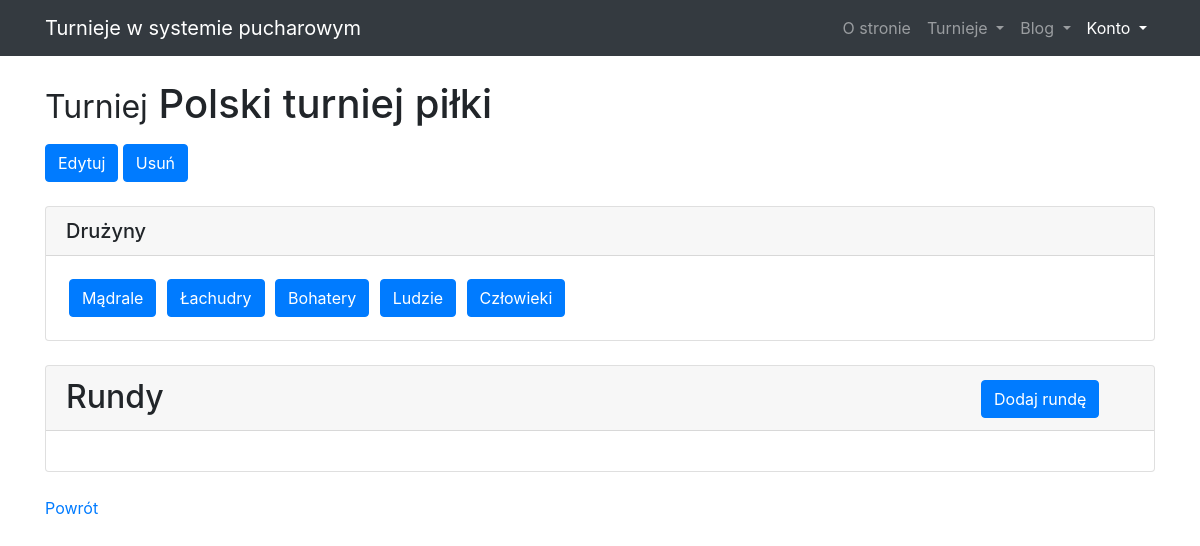
Screenshot of /tournaments/tournaments/detail/2/ with the database file from the repository.
### tournaments_app/models/tournament_model.py (models this page shows, shortened)
class Tournament(models.Model):
    id = models.AutoField(db_index=True, primary_key=True)
    name = models.CharField(max_length=20)
    start_date = models.DateField()
    end_date = models.DateField()
    max_number_of_players = models.IntegerField()
    registered_teams = models.ManyToManyField('tournaments_app.Team')
    def get_all_teams(self):
        return self.registered_teams.all()
    def get_all_rounds(self):
        return Round.objects.filter(tournament=self)

### tournaments_app/models/team_model.py (models this page shows, shortened)
class Team(models.Model):
    id = models.AutoField(db_index=True, primary_key=True)
    name = models.CharField(max_length=20)

### tournaments_app/views/tournaments_views.py (the view)
class DetailTournamentView(DetailView):
    model = Tournament

### tournaments_app/templates/tournaments_app/tournament_detail.html (shortened to what this page needs)
{% extends "tournaments_app/base.html" %}
{% block content %}
<article>
    {% if object %}
    <div>
        <h1 class="mt-4 mb-3"><small>Turniej</small> {{ object.name }}</h1>
        <a class="btn btn-primary" href="{% url 'tournament_update' object.id %}">Edytuj</a>
        <a class="btn btn-primary" href="{% url 'tournament_delete' object.id %}">Usuń</a>
        <div class="card my-4">
            <h5 class="card-header">Drużyny</h5>
            <div class="card-body">
                {% for team in object.get_all_teams %}
                <a style="margin: 3px;" class="btn btn-primary"
                    href="{% url 'team_detail' team.pk %}">{{ team.name }}</a>
                {% endfor %}
            </div>
        </div>
        <div class="card my-4">
            <h2 class="card-header">
                <div class="row">
                    <div class="col-lg-10">
                        Rundy
                    </div>
                    <div class="col-lg-1">
                        <a class="btn btn-primary" href="{% url 'round_add' %}">Dodaj rundę</a>
                    </div>
                </div>
            </h2>
            <div class="card-body">
                {% endif %}
            </div>
        </div>
        <a href="{{request.META.HTTP_REFERER}}">Powrót</a>
</article>
{% endblock content %}

### tournaments_app/static/css/modern-business.css (style rules this page uses)
body { padding-top: 56px; }

### rows the page displays
Tournament: name "Polski turniej piłki"
Team: name "Mądrale"
Team: name "Łachudry"
Team: name "Bohatery"
Team: name "Ludzie"
Team: name "Człowieki"
